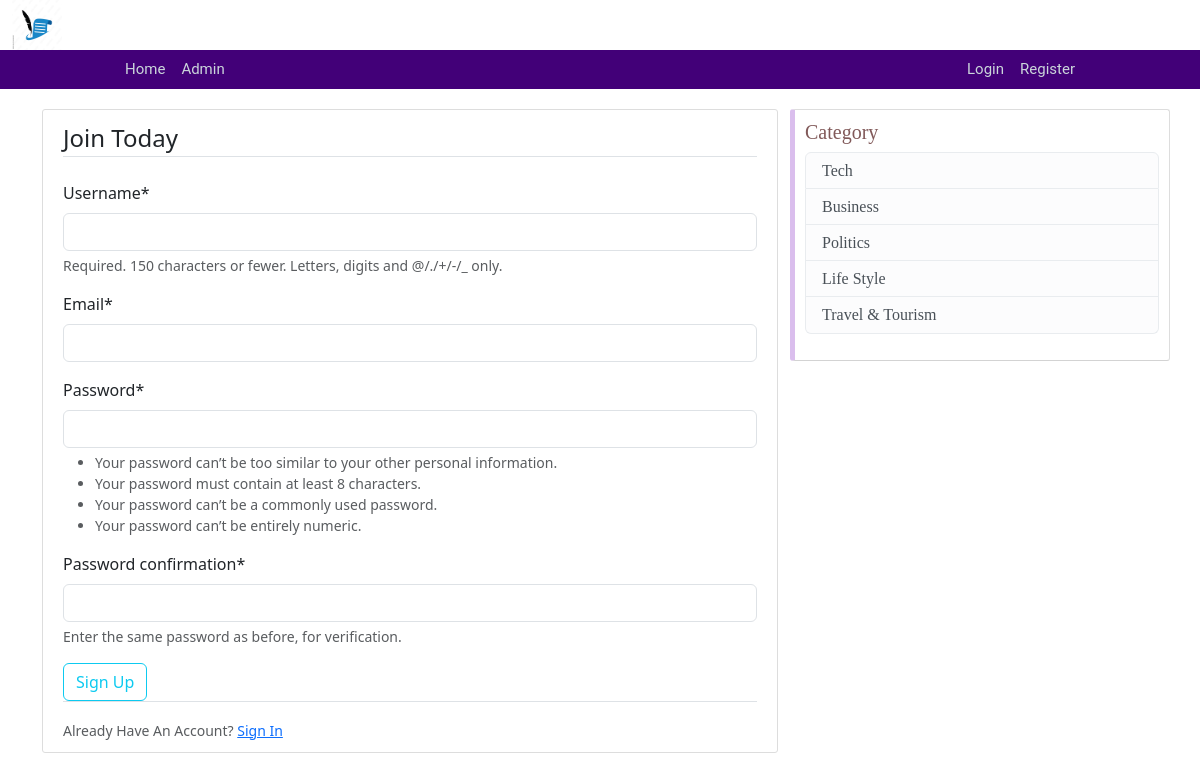
Screenshot of /register/ with the database file from the repository.
### blog/models.py (models this page shows, shortened)
class Blog_Category(models.Model):
    name = models.CharField(max_length=100)

### users/views.py (the view)
# urls.py: path('register/', user_views.register,name='register'),
def register(request):
    if request.method== 'POST':
        form=UserRegisterForm(request.POST)
        if form.is_valid():
            username=form.cleaned_data.get('username')
            print('my User Name:',username)
            messages.success(request,f'Account created for {username}')
            form.save()
            return redirect('login')
    else:
        form=UserRegisterForm()
    return render(request,'users/register.html',{"form":form,'blog_categories':get_blog_categories()})

### users/forms.py
class UserRegisterForm(UserCreationForm):
    email=forms.EmailField()
    class Meta:
        model=User
        fields=['username','email','password1','password2']

### users/views.py (called while the page is built)
def get_blog_categories():
    return Blog_Category.objects.all()

### users/templates/users/register.html (shortened to what this page needs)
{% extends "blog/base.html" %}
{% load crispy_forms_tags %}
{% block content %}
    <div class="content-section">
        <form method="POST">
            <fieldset class="form-group">
                <legend class="border-bottom mb-4">Join Today</legend>
                {{ form|crispy }}
            </fieldset>
            <div class="form-group">
                <button class="btn btn-outline-info" type="submit">Sign Up</button>
            </div>
        </form>
        <div class="border-top pt-3">
            <small class="text-muted">
                Already Have An Account? <a class="ml-2" href="#">Sign In</a>
            </small>
        </div>
    </div>
{% endblock content %}

### blog/templates/blog/base.html (shortened to what this page needs)
{% load static %}
<!DOCTYPE html>
<html>
<head>
	<link rel="stylesheet" type="text/css" href="{% static 'blog/main.css' %}">
	<link rel="stylesheet" href="https://cdnjs.cloudflare.com/ajax/libs/font-awesome/5.15.4/css/all.min.css" />
	<link href="https://cdn.jsdelivr.net/npm/bootstrap@5.3.2/dist/css/bootstrap.min.css" rel="stylesheet"
>
</head>
<body>
	<header class="site-header">
		<div class="container-fluid" style="font-size: 15px ; font-family: 'Roboto', sans-serif;">
			<a class="navbar-brand" style="font-size: 15px ; font-family: 'Roboto', sans-serif;" href="#"><img
					style="height: 50px; width: 50px;" src="{% static 'blog/blog_logo.jpg' %} "></a>
		</div>
		<nav class="navbar navbar-expand-sm" style=" background-color: #420078; padding: 0px 105px;">
			<div class="container-fluid" style="font-size: 15px ; font-family: 'Roboto', sans-serif;">
				<div class="collapse navbar-collapse" id="navbarNav">
					<div class="navbar-nav me-auto">
						<a class="nav-link " aria-current="page" href="{% url 'blog-home' %}">Home</a>
						<a class="nav-link" href="{% url 'admin:index' %}">Admin</a>
					</div>
					<div class="navbar-nav">
						{% if user.is_authenticated %}
						<a class="nav-link">{{ user.username }}</a>
						<a class="nav-link" href=" {% url 'profile' %} ">profile</a>
						<a class="nav-link" href="{% url 'user-posts' user.username  %}">My Posts</a>
						<a class="nav-link" href="{% url 'post-create' %}">Create Post</a>
						<a class="nav-link" href=" {% url 'logout' %} ">Logout</a>
						{% else %}
						<a class="nav-link" href="{% url 'login'  %}">Login</a>
						<a class="nav-link" href="{% url 'register'  %}">Register</a>
						{% endif %}
					</div>
				</div>
			</div>
		</nav>
	</header>
	<main role="main" class="container">
		<div class="row">
			<div class="col-md-8">
				<div style="padding: 20px 0px ;">
					{% block content %}
					{% endblock %}
				</div>
			</div>
			<div class="col-md-4" style="padding: 20px 0px ;">
				<div  class="content-section sidebar">
					<h5>Category</h5>
					<ul class="list-group">
						{% if blog_categories %}
							{% for category in blog_categories %}
								<li class="list-group-item list-group-item-light">{{ category.name }}</li>
							{% endfor %}
						{% endif %}
					</ul>
				</div>
			</div>
		</div>
	</main>
</body>
</html>

### blog/static/blog/main.css (style rules this page uses)
body { background: #fafafa; color: #333333; margin-top: 5rem; font-family: Roboto, sans-serif; }
h1, h2, h3, h4, h5, h6 { color: #444444; }
a { color:greenyellow; }
ul { margin: 0; }
.site-header .navbar-nav .nav-link { color: #cbd5db; }
.content-section { background: #ffffff; padding: 10px 20px; border: 1px solid #dddddd; border-radius: 3px; margin-bottom: 20px; }
.sidebar { padding: 10px; color: #815959; font-family: 'Fauna One', serif; font-size: 16px; font-weight: 400; line-height: 1.2em; margin-bottom: 6px; border-bottom: 1px solid #D3D3D3; margin-top: 0; border-left: 5px solid #DABEED; }

### rows the page displays
Blog_Category: name "Tech"
Blog_Category: name "Business"
Blog_Category: name "Politics"
Blog_Category: name "Life Style"
Blog_Category: name "Travel & Tourism"
